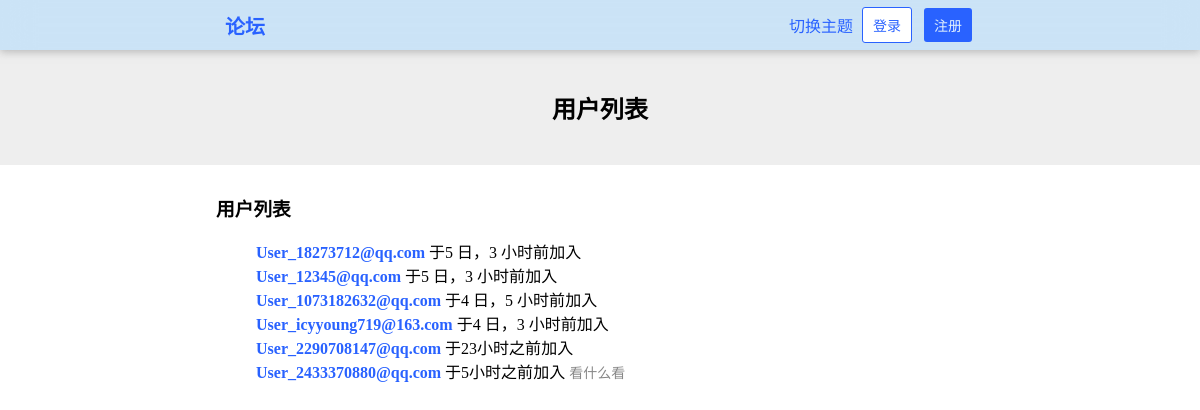
/users/, run on the app's committed database.
### HustRava_app/models.py (models this page shows, shortened)
class User(models.Model):
    name = models.CharField(max_length=30,blank=True)
    email = models.EmailField(unique=True)
    password = models.CharField(max_length=30)
    created_at = models.DateTimeField(auto_now_add=True)
    bio = models.TextField(max_length = 100, blank=True)

### HustRava_app/views.py (the view)
# urls.py: path('users/', views.users, name="users"),                                  # 用户列表 GET
def users(request):
    user_list = User.objects.order_by('created_at')
    if "logged_in_user" in request.session:
        return render(request, 'users.html', {
            "user_list": user_list,
            "logged_in_user": request.session["logged_in_user"],
            "logged_in_user_email": request.session["logged_in_user_email"]
        })
    else:
        return render(request, 'users.html', {"user_list": user_list})

### HustRava_app/templates/users.html (shortened to what this page needs)
{% load humanize %}
{% load static %}
<!DOCTYPE html>
<html>
    <head>
        <link rel="stylesheet" type="text/css" href="{% static 'style.css' %}" />
        <link rel="stylesheet" type="text/css" href="{% static 'style-forum.css' %}" />
        <link rel="stylesheet" type="text/css" href="{% static 'style-dark.css' %}" />
    </head>
    <body>
        <header class="header">
            <a href="/" class="a-button header-title">论坛</a>
            {% if logged_in_user %}
                <div class="dropdown">
                    <button class="button-dropdown">{{ logged_in_user }}</button>
                    <div class="dropdown-content">
                        <ul>
                            <li><a href="/user/{{ logged_in_user_email }}"><div>个人主页</div></a></li>
                            <li><a href="/settings/"><div>设置</div></a></li>
                            <li><a onclick="toggle_theme()"><div>切换主题</div></a></li>
                            <div class="hr" style="margin: 4% 3px;"></div>
                            <li><a href="/logout/"><div class="logout-button">退出登录</div></a></li>
                        </ul>
                    </div>
                </div>
            {% else %}
                <a onclick="toggle_theme()" style="cursor: pointer;">切换主题</a>
                <a href="/login/" class="a-button"><button class="button-white">登录</button></a>
                <a href="/register/" class="a-button"><button>注册</button></a>
            {% endif %}
        </header>
        <div id="main">
            <div class="banner">
                <h2>用户列表</h2>
            </div>
            <div class="content">
                {% if user_list %}
                <h3>用户列表</h3>
                <ul style="list-style: none;">
                    {% for user in user_list %}
                        <li>
                            <a href="/user/{{ user.email }}/"><b>{{ user.name }}</b></a>
                            <span title="{{ user.created_at }}">于{{ user.created_at|naturaltime }}加入</span>
                            <span style="color: #888; font-size: 14px;" title="{{ user.bio }}">{{ user.bio|slice:":60" }}{% if user.bio|length > 60 %}…{% endif %}</span>
                        </li>
                    {% endfor %}
                </ul>
                {% else %}
                    <p>空空如也</p>
                {% endif %}
            </div>
        </div>
    </body>
</html>

### HustRava_app/static/style.css (style rules this page uses)
body { margin: 0; }
h1, h2, h3, h4, h5, h6, p { color: black; }
a { text-decoration: none; border: none; color: #2962FF; transition-duration: 0.3s; transition-timing-function: ease; border-bottom: 1px solid transparent; }
button, input[type="submit"] { padding: 7px 10px; font-size: 14px; color: #E3F2FD; border-radius: 3px; border: none; background-color: #2962FF; cursor: pointer; transition-duration: 0.3s; transition-timing-function: ease; }
.a-button { border: none !important; }
.header { width: 100%; height: 50px; background-color: #BBDEFBAA; backdrop-filter: blur(16px); box-shadow: 0px 2px 8px #8888; position: fixed; top: 0; left: 0; z-index: 100; display: flex; justify-content: center; align-items: center; }
.header * { margin: 0 3px; }
.button-white { background-color: #FFF; border: 1px solid #2962FF; color: #2962FF; }
.header-title { font-size: 20px; font-weight: bold; }

### HustRava_app/static/style-forum.css (style rules this page uses)
.banner { padding-top: 70px; padding-bottom: 20px; text-align: center; background-color: #EEE; }
.content { padding: 10px 18%; }

### HustRava_app/static/style-dark.css (style rules this page uses)
body, .header, #footer, h1, h2, h3, h4, h5, h6, p, span { transition: background-color 0.2s ease, color 0.2s ease; }

### data on the page
User: name "User_18273712@qq.com", created_at "5 日，3 小时前"
User: name "User_12345@qq.com", created_at "5 日，3 小时前"
User: name "User_1073182632@qq.com", created_at "4 日，5 小时前"
User: name "User_icyyoung719@163.com", created_at "4 日，3 小时前"
User: name "User_2290708147@qq.com", created_at "23小时之前"
User: name "User_2433370880@qq.com", created_at "5小时之前", bio "看什么看"
